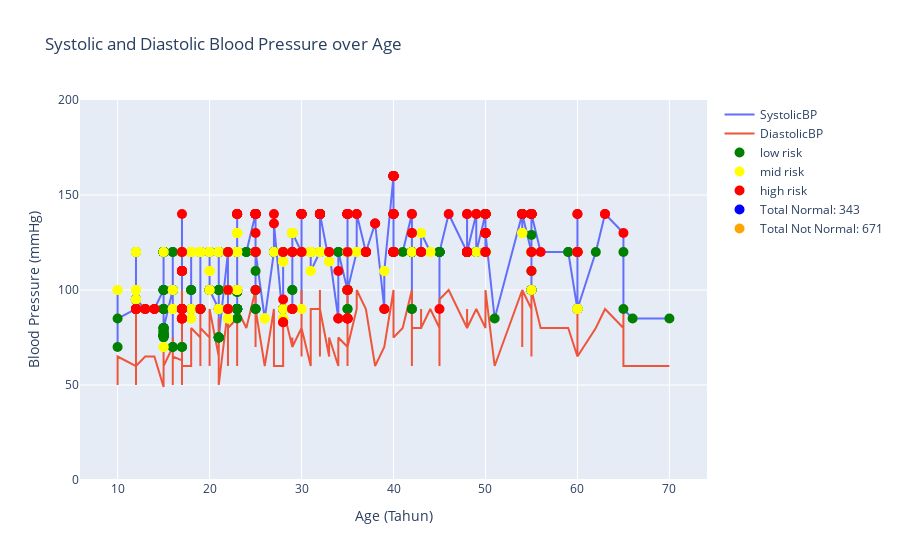

The cell this chart's notebook holds for it:
### Code cell
import pandas as pd
import plotly.graph_objs as go

# Reading data from the Excel file
data = pd.read_excel('data/data_kesehatan.xlsx')
data = data.sort_values(by='Age')

# Function to determine if blood pressure is normal or not
def is_bp_normal(systolic, diastolic):
    return 'normal' if systolic < 120 and diastolic < 80 else 'not normal'

# Adding a new column 'BPStatus' to the DataFrame
data['BPStatus'] = data.apply(lambda row: is_bp_normal(row['SystolicBP'], row['DiastolicBP']), axis=1)

# Count the normal and not normal occurrences
bp_status_counts = data['BPStatus'].value_counts()

# Extracting columns for plotting
x = data['Age']
systolic_bp = data['SystolicBP']
diastolic_bp = data['DiastolicBP']

# Create a Plotly figure
fig = go.Figure()

# Add traces for Systolic and Diastolic Blood Pressure
fig.add_trace(go.Scatter(x=x, y=systolic_bp, mode='lines', name='SystolicBP'))
fig.add_trace(go.Scatter(x=x, y=diastolic_bp, mode='lines', name='DiastolicBP'))

# Membuat titik data terpisah untuk setiap tingkat risiko
for risk_level, color in color_mapping.items():
    # Mengelompokkan data berdasarkan tingkat risiko
    x_risk = [x[i] for i in range(len(x)) if risk_levels[i] == risk_level]
    systolic_risk = [systolic_bp[i] for i in range(len(x)) if risk_levels[i] == risk_level]
    diastolic_risk = [diastolic_bp[i] for i in range(len(x)) if risk_levels[i] == risk_level]
    
    # Membuat teks hover yang berisi informasi umur, tekanan darah sistolik, tekanan darah diastolik, dan tingkat risiko untuk setiap data dalam kelompok tersebut
    hover_text = [f"Age: {x[i]}, SystolicBP: {systolic_bp[i]}, DiastolicBP: {diastolic_bp[i]}, Risk Level: {risk_levels[i]}" for i in range(len(x)) if risk_levels[i] == risk_level]

    # Menambahkan trace berupa marker dengan warna, ukuran, nama, dan teks hover yang sesuai
    fig.add_trace(go.Scatter(
        x=x_risk,
        y=systolic_risk,
        mode='markers',
        marker=dict(color=color, size=10),
        name=risk_level,
        hovertext=hover_text
    ))

# Adding dummy traces for the legend
fig.add_trace(go.Scatter(
    x=[None], 
    y=[None], 
    mode='markers',
    marker=dict(size=10, color='blue'),
    name=f'Total Normal: {bp_status_counts.get("normal", 0)}'  # Get the count of 'normal' or 0 if not present
))

fig.add_trace(go.Scatter(
    x=[None], 
    y=[None], 
    mode='markers',
    marker=dict(size=10, color='orange'),
    name=f'Total Not Normal: {bp_status_counts.get("not normal", 0)}'  # Get the count of 'not normal' or 0 if not present
))

# Update the layout
fig.update_layout(
    title='Systolic and Diastolic Blood Pressure over Age',
    xaxis_title='Age (Tahun)',
    yaxis_title='Blood Pressure (mmHg)',
    height=600
)

fig.update_yaxes(
    range=[0, 200]
)

# Display the plot
fig.show()

### Figure 1 — Plotly figure (JSON) as saved in the notebook; plotly's stock layout.template omitted (floating-point values rounded to 4 significant figures; data arrays with more than 128 entries replaced by an {"elided": "..."} marker saying what was removed)
{"data": [{"mode": "lines", "name": "SystolicBP", "type": "scatter", "x": {"elided": "1014 int values"}, "y": {"elided": "1014 int values"}}, {"mode": "lines", "name": "DiastolicBP", "type": "scatter", "x": {"elided": "1014 int values"}, "y": {"elided": "1014 int values"}}, {"hovertext": {"elided": "406 str values"}, "marker": {"color": "green", "size": 10}, "mode": "markers", "name": "low risk", "type": "scatter", "x": {"elided": "406 int values"}, "y": {"elided": "406 int values"}}, {"hovertext": {"elided": "336 str values"}, "marker": {"color": "yellow", "size": 10}, "mode": "markers", "name": "mid risk", "type": "scatter", "x": {"elided": "336 int values"}, "y": {"elided": "336 int values"}}, {"hovertext": {"elided": "272 str values"}, "marker": {"color": "red", "size": 10}, "mode": "markers", "name": "high risk", "type": "scatter", "x": {"elided": "272 int values"}, "y": {"elided": "272 int values"}}, {"marker": {"color": "blue", "size": 10}, "mode": "markers", "name": "Total Normal: 343", "type": "scatter", "x": [null], "y": [null]}, {"marker": {"color": "orange", "size": 10}, "mode": "markers", "name": "Total Not Normal: 671", "type": "scatter", "x": [null], "y": [null]}], "layout": {"autosize": true, "title": {"text": "Systolic and Diastolic Blood Pressure over Age"}, "xaxis": {"autorange": true, "range": [6.238, 73.76], "title": {"text": "Age (Tahun)"}, "type": "linear"}, "yaxis": {"range": [0, 200], "title": {"text": "Blood Pressure (mmHg)"}, "type": "linear"}}}
